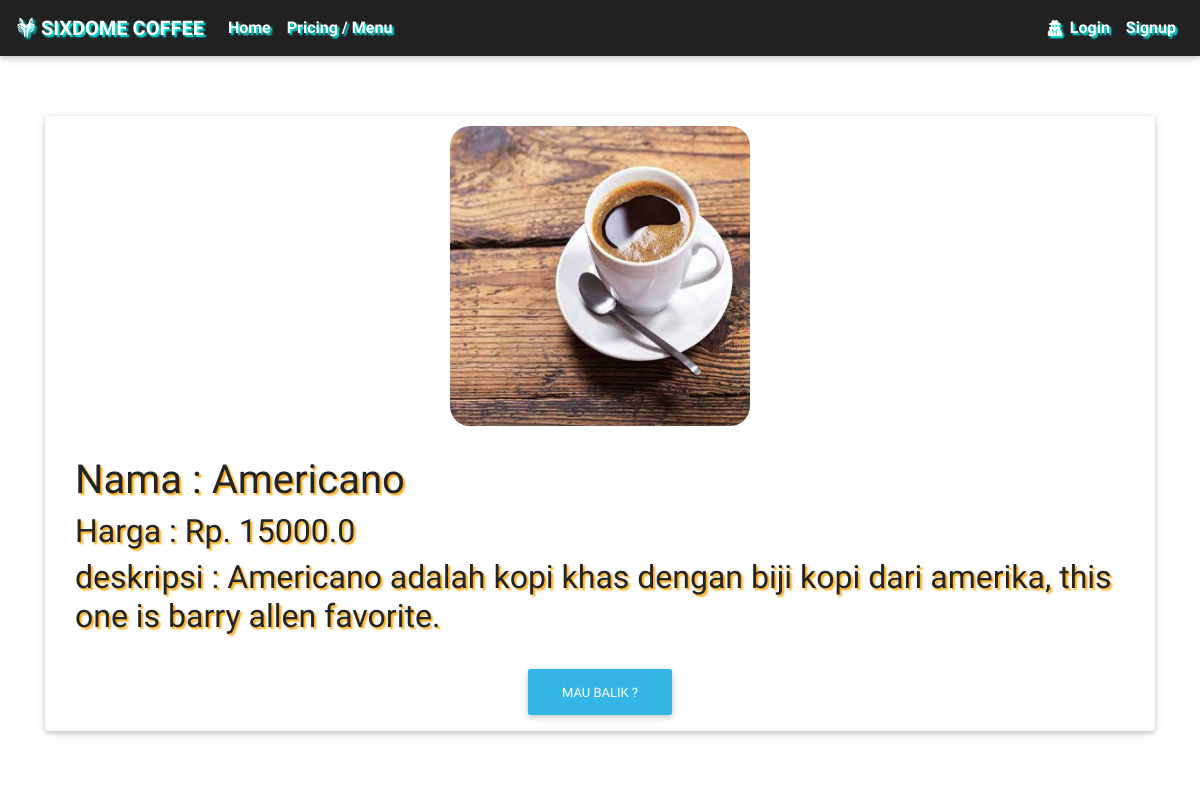
The app's page /detail/2 with its own data.
### core/models.py (models this page shows, shortened)
class Item(models.Model):
    name = models.CharField(max_length=100)
    price = models.FloatField()
    slug = models.SlugField()
    description = models.TextField()
    image = models.ImageField(upload_to="media/",blank=True)

### core/views.py (the view)
# urls.py: path('detail/<detail_id>',detail,name="detail"),
def detail(request,detail_id):
    data = Item.objects.get(id = detail_id)
    return render(request,'detail.html',{'data':data})

### templates/detail.html (shortened to what this page needs)
{% extends 'base.html' %}
{% block content %}
<div class="container">
<div class="card-group">
    <div class="card">
        <center>
      <img style="border-radius:20px;height: 300px;width: 300px;" class="card-img-top" src="{{data.image.url}}" alt="Card image cap">
    </center>
      <div class="card-body">
        <h1 >Nama : {{data.name}}</h1>
        <h2 >Harga     : Rp. {{data.price}}</h2>
        <h2 > deskripsi : {{data.description}}</h2>
      </div>
      <center>
      <a class="btn btn-info" href="{% url 'core:home' %}">mau balik ?</a>
    </center>
    </div>
</div>
{% endblock content %}

### templates/navbar.html (style rules this page uses)
* { font-weight: bold; font-family: 'Balsamiq Sans', cursive; }

### templates/detail.html (style rules this page uses)
.container { background: transparent; margin-top: 5%; }
.card { padding: 10px; background: transparent; }
body { background-image:url(https://cdnb.artstation.com/p/assets/images/images/018/839/739/large/bear-jing-3d-v10b-small.jpg?1560933339); }
.card-body { text-shadow: 2px 2px 2px orange; margin-top: 10px; }

### records on screen
Item: image (picture), name "Americano", price "15000.0", description "Americano adalah kopi khas dengan biji kopi dari amerika, this one is barry allen favorite."
